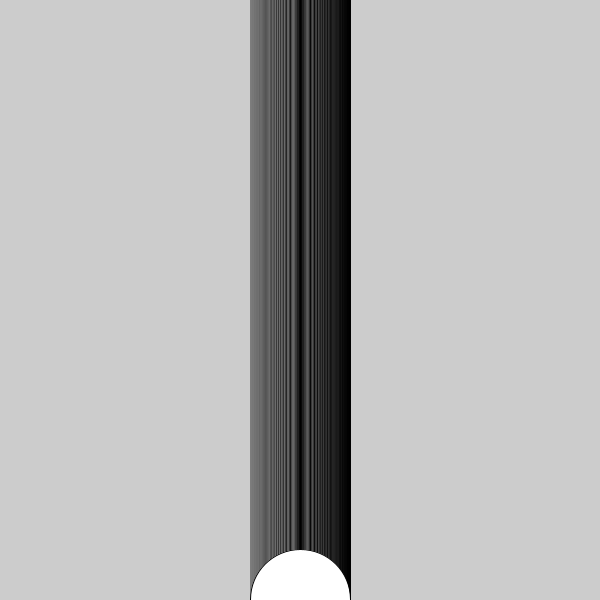
Frame 1 (no input)
Frame 60 (the mouse pressed at the canvas centre just before this capture): identical to frame 1, image omitted
Frame 120 (the mouse held since frame 60 and released just before this capture): identical to frame 1, image omitted

The Processing sketch that drew this single still picture (run headless with seeded random() and noise(); from frame 60 on, the mouse is pressed at the canvas centre):

// Processing sketch: Question11
// ── Question11.pde
void setup() {
  size(600, 600);
}

void draw() {
  //background(125);
 //int yPosition = height;
 //ellipse(width/2, yPosition, 100, 100);

for (int j = 0; j < height ; j++) {
ellipse(width/2, j, 100, 100);
}

  //if (yPosition > height) {
  //  yPosition = 0;
  //} else {
  //  yPosition+=10;
  //}
  

}
